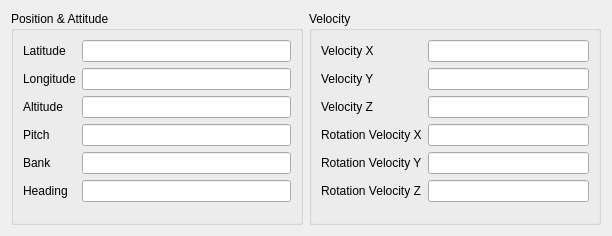
<?xml version="1.0" encoding="UTF-8"?>
<ui version="4.0">
 <class>AircraftVariablesWidget</class>
 <widget class="QWidget" name="AircraftVariablesWidget">
  <property name="geometry">
   <rect>
    <x>0</x>
    <y>0</y>
    <width>612</width>
    <height>236</height>
   </rect>
  </property>
  <property name="minimumSize">
   <size>
    <width>0</width>
    <height>0</height>
   </size>
  </property>
  <property name="windowTitle">
   <string>Form</string>
  </property>
  <layout class="QGridLayout" name="gridLayout">
   <property name="sizeConstraint">
    <enum>QLayout::SetDefaultConstraint</enum>
   </property>
   <item row="0" column="0">
    <widget class="QGroupBox" name="groupBox_5">
     <property name="minimumSize">
      <size>
       <width>0</width>
       <height>0</height>
      </size>
     </property>
     <property name="title">
      <string>Position &amp;&amp; Attitude</string>
     </property>
     <layout class="QFormLayout" name="formLayout_4">
      <property name="sizeConstraint">
       <enum>QLayout::SetMinimumSize</enum>
      </property>
      <item row="0" column="0">
       <widget class="QLabel" name="label_9">
        <property name="text">
         <string>Latitude</string>
        </property>
       </widget>
      </item>
      <item row="0" column="1">
       <widget class="QLineEdit" name="latitudeLineEdit">
        <property name="minimumSize">
         <size>
          <width>160</width>
          <height>0</height>
         </size>
        </property>
        <property name="readOnly">
         <bool>true</bool>
        </property>
       </widget>
      </item>
      <item row="1" column="0">
       <widget class="QLabel" name="label_10">
        <property name="text">
         <string>Longitude</string>
        </property>
       </widget>
      </item>
      <item row="1" column="1">
       <widget class="QLineEdit" name="longitudeLineEdit">
        <property name="minimumSize">
         <size>
          <width>160</width>
          <height>0</height>
         </size>
        </property>
        <property name="readOnly">
         <bool>true</bool>
        </property>
       </widget>
      </item>
      <item row="2" column="0">
       <widget class="QLabel" name="label_11">
        <property name="text">
         <string>Altitude</string>
        </property>
       </widget>
      </item>
      <item row="2" column="1">
       <widget class="QLineEdit" name="altitudeLineEdit">
        <property name="minimumSize">
         <size>
          <width>160</width>
          <height>0</height>
         </size>
        </property>
        <property name="readOnly">
         <bool>true</bool>
        </property>
       </widget>
      </item>
      <item row="3" column="0">
       <widget class="QLabel" name="label_25">
        <property name="text">
         <string>Pitch</string>
        </property>
       </widget>
      </item>
      <item row="3" column="1">
       <widget class="QLineEdit" name="pitchLineEdit">
        <property name="minimumSize">
         <size>
          <width>160</width>
          <height>0</height>
         </size>
        </property>
        <property name="readOnly">
         <bool>true</bool>
        </property>
       </widget>
      </item>
      <item row="4" column="0">
       <widget class="QLabel" name="label_26">
        <property name="text">
         <string>Bank</string>
        </property>
       </widget>
      </item>
      <item row="4" column="1">
       <widget class="QLineEdit" name="bankLineEdit">
        <property name="minimumSize">
         <size>
          <width>160</width>
          <height>0</height>
         </size>
        </property>
        <property name="readOnly">
         <bool>true</bool>
        </property>
       </widget>
      </item>
      <item row="5" column="0">
       <widget class="QLabel" name="label_27">
        <property name="text">
         <string>Heading</string>
        </property>
       </widget>
      </item>
      <item row="5" column="1">
       <widget class="QLineEdit" name="headingLineEdit">
        <property name="minimumSize">
         <size>
          <width>160</width>
          <height>0</height>
         </size>
        </property>
        <property name="readOnly">
         <bool>true</bool>
        </property>
       </widget>
      </item>
     </layout>
    </widget>
   </item>
   <item row="0" column="1">
    <widget class="QGroupBox" name="groupBox_6">
     <property name="minimumSize">
      <size>
       <width>0</width>
       <height>0</height>
      </size>
     </property>
     <property name="title">
      <string>Velocity</string>
     </property>
     <layout class="QFormLayout" name="formLayout_5">
      <item row="0" column="0">
       <widget class="QLabel" name="label_12">
        <property name="text">
         <string>Velocity X</string>
        </property>
       </widget>
      </item>
      <item row="0" column="1">
       <widget class="QLineEdit" name="velocityXLineEdit">
        <property name="minimumSize">
         <size>
          <width>160</width>
          <height>0</height>
         </size>
        </property>
        <property name="readOnly">
         <bool>true</bool>
        </property>
       </widget>
      </item>
      <item row="1" column="0">
       <widget class="QLabel" name="label_13">
        <property name="text">
         <string>Velocity Y</string>
        </property>
       </widget>
      </item>
      <item row="1" column="1">
       <widget class="QLineEdit" name="velocityYLineEdit">
        <property name="minimumSize">
         <size>
          <width>160</width>
          <height>0</height>
         </size>
        </property>
        <property name="readOnly">
         <bool>true</bool>
        </property>
       </widget>
      </item>
      <item row="2" column="0">
       <widget class="QLabel" name="label_14">
        <property name="text">
         <string>Velocity Z</string>
        </property>
       </widget>
      </item>
      <item row="2" column="1">
       <widget class="QLineEdit" name="velocityZLineEdit">
        <property name="minimumSize">
         <size>
          <width>160</width>
          <height>0</height>
         </size>
        </property>
        <property name="readOnly">
         <bool>true</bool>
        </property>
       </widget>
      </item>
      <item row="3" column="0">
       <widget class="QLabel" name="label_28">
        <property name="text">
         <string>Rotation Velocity X</string>
        </property>
       </widget>
      </item>
      <item row="3" column="1">
       <widget class="QLineEdit" name="rotationVelocityXLineEdit">
        <property name="minimumSize">
         <size>
          <width>160</width>
          <height>0</height>
         </size>
        </property>
        <property name="readOnly">
         <bool>true</bool>
        </property>
       </widget>
      </item>
      <item row="4" column="0">
       <widget class="QLabel" name="label_29">
        <property name="text">
         <string>Rotation Velocity Y</string>
        </property>
       </widget>
      </item>
      <item row="4" column="1">
       <widget class="QLineEdit" name="rotationVelocityYLineEdit">
        <property name="minimumSize">
         <size>
          <width>160</width>
          <height>0</height>
         </size>
        </property>
        <property name="readOnly">
         <bool>true</bool>
        </property>
       </widget>
      </item>
      <item row="5" column="0">
       <widget class="QLabel" name="label_30">
        <property name="text">
         <string>Rotation Velocity Z</string>
        </property>
       </widget>
      </item>
      <item row="5" column="1">
       <widget class="QLineEdit" name="rotationVelocityZLineEdit">
        <property name="minimumSize">
         <size>
          <width>160</width>
          <height>0</height>
         </size>
        </property>
        <property name="readOnly">
         <bool>true</bool>
        </property>
       </widget>
      </item>
     </layout>
    </widget>
   </item>
  </layout>
 </widget>
 <resources/>
 <connections/>
</ui>
